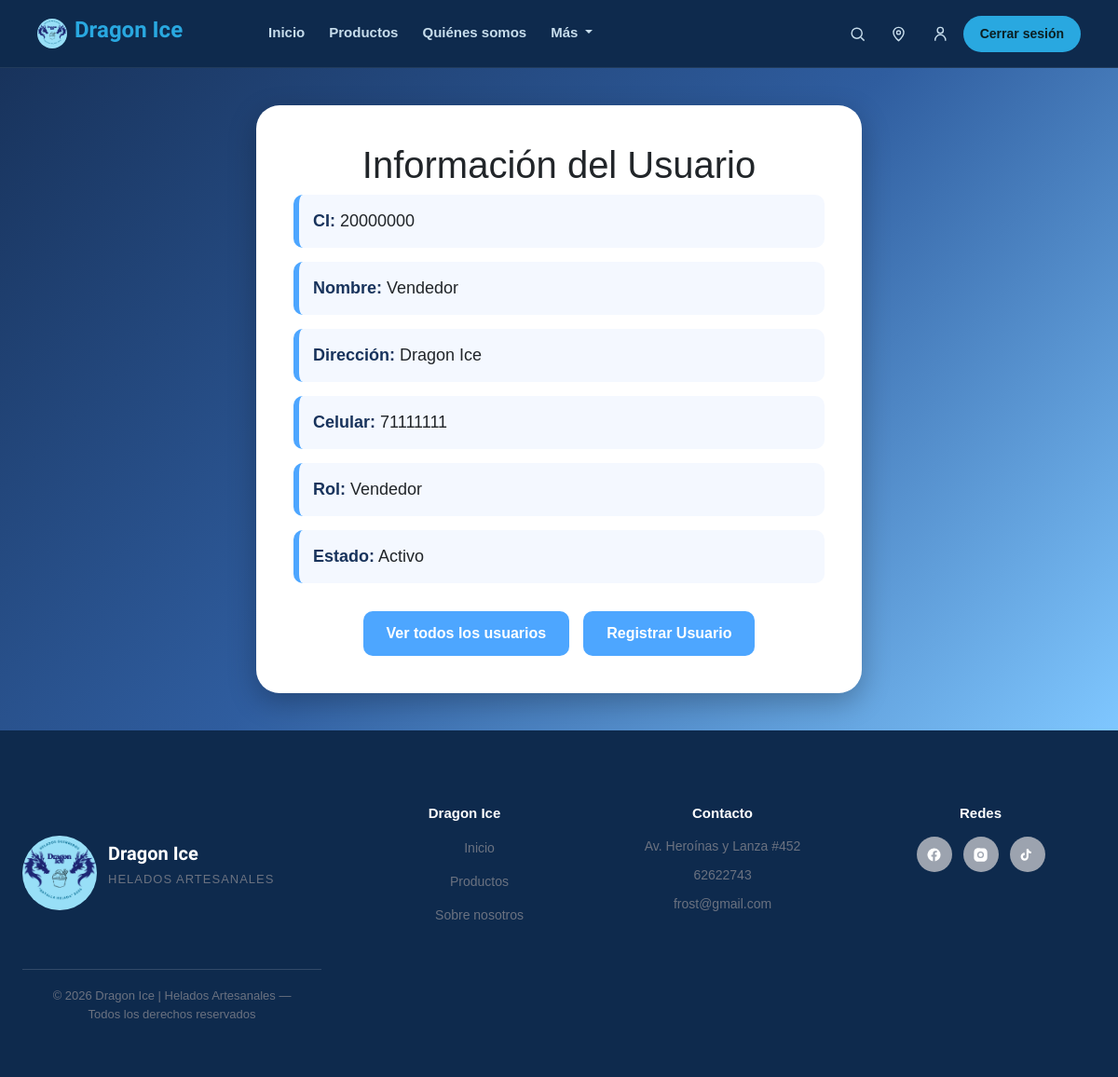
Page /usuario/readusuario.php?ci=20000000 (signed in) on the committed database.
### tables this page shows
CREATE TABLE usuario (
    ci INT NOT NULL,
    nombre VARCHAR(45) NOT NULL,
    direccion VARCHAR(100) NOT NULL,
    celular VARCHAR(20) NOT NULL,
    rol ENUM('Administrador','Vendedor') NOT NULL,
    estado ENUM('Activo','Bloqueado') NOT NULL DEFAULT 'Activo',
    PRIMARY KEY (ci)
);

### usuario/readusuario.php (the view, shortened to what this page needs)
<?php
include("../conexion.php");
$ci = isset($_GET['ci']) ? $_GET['ci'] : 0;
$resultado = $conexion->query("SELECT * FROM usuario WHERE ci='$ci'");
?>
<!DOCTYPE html>
<html lang="es">
<head>
</head>
<body>
<?php include("../paginaprincipal/menu.php"); ?>
<main class="fondo-panel">
<div class="tarjeta">
<h1> Información del Usuario</h1>
<?php if($resultado->num_rows>0){ $fila=$resultado->fetch_assoc(); ?>
<div class="dato"><strong>CI:</strong> <?php echo $fila['ci']; ?></div>
<div class="dato"><strong>Nombre:</strong> <?php echo $fila['nombre']; ?></div>
<div class="dato"><strong>Dirección:</strong> <?php echo $fila['direccion']; ?></div>
<div class="dato"><strong>Celular:</strong> <?php echo $fila['celular']; ?></div>
<div class="dato"><strong>Rol:</strong> <?php echo $fila['rol']; ?></div>
<div class="dato"><strong>Estado:</strong> <?php echo $fila['estado']; ?></div>
<?php } else { ?>
<div class="dato">Usuario no encontrado.</div>
<?php } ?>
<div class="botones">
<a href="read.all.usuario.php" class="boton">Ver todos los usuarios</a>
<a href="formulariousuario.php" class="boton">Registrar Usuario</a>
</div>
</div>
</main>
<?php include("../paginaprincipal/piedepagina.php"); ?>
</body>
</html>

### usuario/readusuario.php (style rules this page uses)
* { margin:0; padding:0; box-sizing:border-box; font-family:Arial, Helvetica, sans-serif; }
html, body { height:100%; }
body { display:flex; flex-direction:column; min-height:100vh; }
.fondo-panel { flex:1; background:linear-gradient(135deg,#18335c,#2f5d9f,#7fc7ff); padding:40px; display:flex; justify-content:center; align-items:center; }
.tarjeta { width:650px; background:white; padding:40px; border-radius:25px; box-shadow:0 10px 30px rgba(0,0,0,0.25); }
h1 { text-align:center; color:#18335c; margin-bottom:30px; }
.dato { background:#f4f8ff; padding:15px; margin-bottom:15px; border-left:6px solid #4da6ff; border-radius:10px; font-size:18px; }
strong { color:#18335c; }
.botones { margin-top:30px; display:flex; justify-content:center; gap:15px; }
.boton { text-decoration:none; background:#4da6ff; color:white; padding:12px 25px; border-radius:10px; font-weight:bold; transition:.3s; }

### paginaprincipal/menu.php (style rules this page uses)
:root { --fondo-1:#0b1f22; --fondo-2:#123338; --fondo-3:#1b4a52; --celeste:#63d4f2; --menta:#7be0c4; --blanco:#ffffff; --texto-suave:#c7ddec; }
* { margin:0; padding:0; box-sizing:border-box; }

### paginaprincipal/piedepagina.php (style rules this page uses)
:root { --azul-oscuro:#0e2a4d; --celeste:#29a8e0; --gris-texto:#6b7280; --gris-titulo:#374151; --gris-borde:#e5e7eb; }

### rows in the picture
usuario: ci "20000000", nombre "Vendedor", direccion "Dragon Ice", celular "71111111", rol "Vendedor", estado "Activo"
